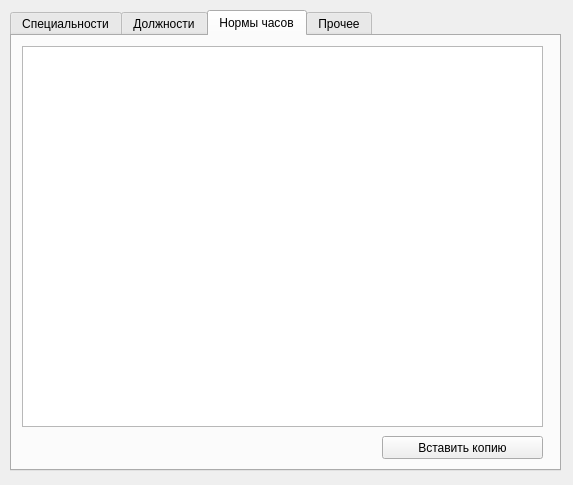
<?xml version="1.0" encoding="UTF-8"?>
<ui version="4.0">
 <class>Settings</class>
 <widget class="QDialog" name="Settings">
  <property name="geometry">
   <rect>
    <x>0</x>
    <y>0</y>
    <width>573</width>
    <height>485</height>
   </rect>
  </property>
  <property name="windowTitle">
   <string>Настройка</string>
  </property>
  <widget class="QTabWidget" name="tabWidget">
   <property name="geometry">
    <rect>
     <x>10</x>
     <y>10</y>
     <width>551</width>
     <height>461</height>
    </rect>
   </property>
   <property name="currentIndex">
    <number>2</number>
   </property>
   <widget class="QWidget" name="tab">
    <attribute name="title">
     <string>Специальности</string>
    </attribute>
    <widget class="QTableView" name="tableView">
     <property name="geometry">
      <rect>
       <x>10</x>
       <y>10</y>
       <width>421</width>
       <height>411</height>
      </rect>
     </property>
     <attribute name="verticalHeaderVisible">
      <bool>false</bool>
     </attribute>
    </widget>
    <widget class="QPushButton" name="pushButton_add_spec">
     <property name="geometry">
      <rect>
       <x>440</x>
       <y>10</y>
       <width>91</width>
       <height>24</height>
      </rect>
     </property>
     <property name="text">
      <string>добавить</string>
     </property>
    </widget>
    <widget class="QPushButton" name="pushButton_del_spec">
     <property name="geometry">
      <rect>
       <x>440</x>
       <y>40</y>
       <width>91</width>
       <height>24</height>
      </rect>
     </property>
     <property name="text">
      <string>удалить</string>
     </property>
    </widget>
   </widget>
   <widget class="QWidget" name="tab_2">
    <attribute name="title">
     <string>Должности</string>
    </attribute>
    <widget class="QTableView" name="tableView_2">
     <property name="geometry">
      <rect>
       <x>10</x>
       <y>10</y>
       <width>421</width>
       <height>411</height>
      </rect>
     </property>
     <attribute name="verticalHeaderVisible">
      <bool>false</bool>
     </attribute>
    </widget>
    <widget class="QPushButton" name="pushButton_add_dolj">
     <property name="geometry">
      <rect>
       <x>440</x>
       <y>10</y>
       <width>91</width>
       <height>24</height>
      </rect>
     </property>
     <property name="text">
      <string>добавить</string>
     </property>
    </widget>
    <widget class="QPushButton" name="pushButton_del_dolj">
     <property name="geometry">
      <rect>
       <x>440</x>
       <y>40</y>
       <width>91</width>
       <height>24</height>
      </rect>
     </property>
     <property name="text">
      <string>удалить</string>
     </property>
    </widget>
   </widget>
   <widget class="QWidget" name="tab_3">
    <attribute name="title">
     <string>Нормы часов</string>
    </attribute>
    <widget class="QTableView" name="tableView_3">
     <property name="geometry">
      <rect>
       <x>10</x>
       <y>10</y>
       <width>521</width>
       <height>381</height>
      </rect>
     </property>
     <attribute name="verticalHeaderVisible">
      <bool>false</bool>
     </attribute>
    </widget>
    <widget class="QPushButton" name="pushButton">
     <property name="geometry">
      <rect>
       <x>370</x>
       <y>400</y>
       <width>161</width>
       <height>23</height>
      </rect>
     </property>
     <property name="text">
      <string>Вставить копию</string>
     </property>
    </widget>
   </widget>
   <widget class="QWidget" name="tab_4">
    <attribute name="title">
     <string>Прочее</string>
    </attribute>
    <widget class="QLabel" name="label">
     <property name="geometry">
      <rect>
       <x>20</x>
       <y>10</y>
       <width>81</width>
       <height>16</height>
      </rect>
     </property>
     <property name="text">
      <string>Учебный год</string>
     </property>
    </widget>
    <widget class="QLineEdit" name="lineEdit">
     <property name="geometry">
      <rect>
       <x>20</x>
       <y>30</y>
       <width>511</width>
       <height>23</height>
      </rect>
     </property>
     <property name="text">
      <string>2011/2012</string>
     </property>
    </widget>
    <widget class="QLabel" name="label_2">
     <property name="geometry">
      <rect>
       <x>20</x>
       <y>60</y>
       <width>171</width>
       <height>16</height>
      </rect>
     </property>
     <property name="text">
      <string>Название кафедры, факультета</string>
     </property>
    </widget>
    <widget class="QLineEdit" name="lineEdit_2">
     <property name="geometry">
      <rect>
       <x>20</x>
       <y>80</y>
       <width>511</width>
       <height>23</height>
      </rect>
     </property>
     <property name="text">
      <string>Программного обеспечения и администрирования информационных систем</string>
     </property>
    </widget>
    <widget class="QLabel" name="label_3">
     <property name="geometry">
      <rect>
       <x>20</x>
       <y>160</y>
       <width>101</width>
       <height>16</height>
      </rect>
     </property>
     <property name="text">
      <string>Основа обучения</string>
     </property>
    </widget>
    <widget class="QLineEdit" name="lineEdit_3">
     <property name="geometry">
      <rect>
       <x>20</x>
       <y>180</y>
       <width>511</width>
       <height>23</height>
      </rect>
     </property>
     <property name="text">
      <string>бюджет</string>
     </property>
    </widget>
    <widget class="QLabel" name="label_4">
     <property name="geometry">
      <rect>
       <x>20</x>
       <y>210</y>
       <width>171</width>
       <height>16</height>
      </rect>
     </property>
     <property name="text">
      <string>Проректор по учебной работе</string>
     </property>
    </widget>
    <widget class="QLineEdit" name="lineEdit_4">
     <property name="geometry">
      <rect>
       <x>20</x>
       <y>230</y>
       <width>511</width>
       <height>23</height>
      </rect>
     </property>
     <property name="text">
      <string>Захаров В.В.</string>
     </property>
    </widget>
    <widget class="QLineEdit" name="lineEdit_5">
     <property name="geometry">
      <rect>
       <x>20</x>
       <y>130</y>
       <width>511</width>
       <height>23</height>
      </rect>
     </property>
     <property name="text">
      <string>ПОиАИС</string>
     </property>
    </widget>
    <widget class="QLabel" name="label_5">
     <property name="geometry">
      <rect>
       <x>20</x>
       <y>110</y>
       <width>201</width>
       <height>16</height>
      </rect>
     </property>
     <property name="text">
      <string>Название кафедры(сокращенно):</string>
     </property>
    </widget>
   </widget>
  </widget>
 </widget>
 <resources/>
 <connections/>
</ui>
